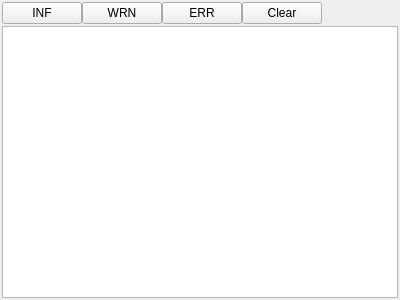
<?xml version="1.0" encoding="UTF-8"?>
<ui version="4.0">
 <class>ConsoleManager</class>
 <widget class="QWidget" name="ConsoleManager">
  <property name="geometry">
   <rect>
    <x>0</x>
    <y>0</y>
    <width>400</width>
    <height>300</height>
   </rect>
  </property>
  <property name="windowTitle">
   <string>Console Output</string>
  </property>
  <layout class="QVBoxLayout" name="verticalLayout">
   <property name="spacing">
    <number>2</number>
   </property>
   <property name="leftMargin">
    <number>2</number>
   </property>
   <property name="topMargin">
    <number>2</number>
   </property>
   <property name="rightMargin">
    <number>2</number>
   </property>
   <property name="bottomMargin">
    <number>2</number>
   </property>
   <item>
    <layout class="QHBoxLayout" name="horizontalLayout">
     <property name="spacing">
      <number>0</number>
     </property>
     <property name="bottomMargin">
      <number>0</number>
     </property>
     <item>
      <widget class="QPushButton" name="infoButton">
       <property name="sizePolicy">
        <sizepolicy hsizetype="Preferred" vsizetype="Fixed">
         <horstretch>0</horstretch>
         <verstretch>0</verstretch>
        </sizepolicy>
       </property>
       <property name="text">
        <string>INF</string>
       </property>
      </widget>
     </item>
     <item>
      <widget class="QPushButton" name="warningButton">
       <property name="sizePolicy">
        <sizepolicy hsizetype="Preferred" vsizetype="Fixed">
         <horstretch>0</horstretch>
         <verstretch>0</verstretch>
        </sizepolicy>
       </property>
       <property name="text">
        <string>WRN</string>
       </property>
      </widget>
     </item>
     <item>
      <widget class="QPushButton" name="errorButton">
       <property name="sizePolicy">
        <sizepolicy hsizetype="Preferred" vsizetype="Fixed">
         <horstretch>0</horstretch>
         <verstretch>0</verstretch>
        </sizepolicy>
       </property>
       <property name="text">
        <string>ERR</string>
       </property>
      </widget>
     </item>
     <item>
      <widget class="QPushButton" name="clearButton">
       <property name="sizePolicy">
        <sizepolicy hsizetype="Preferred" vsizetype="Fixed">
         <horstretch>0</horstretch>
         <verstretch>0</verstretch>
        </sizepolicy>
       </property>
       <property name="text">
        <string>Clear</string>
       </property>
       <property name="flat">
        <bool>false</bool>
       </property>
      </widget>
     </item>
     <item>
      <spacer name="horizontalSpacer">
       <property name="orientation">
        <enum>Qt::Horizontal</enum>
       </property>
       <property name="sizeHint" stdset="0">
        <size>
         <width>40</width>
         <height>20</height>
        </size>
       </property>
      </spacer>
     </item>
    </layout>
   </item>
   <item>
    <widget class="QListView" name="consoleOutput"/>
   </item>
  </layout>
 </widget>
 <resources/>
 <connections/>
</ui>
